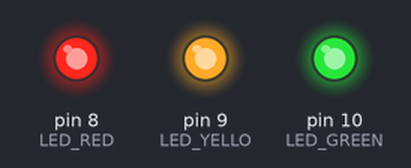
Bench run of a sketch on a simulated Arduino Uno, built with avr-gcc and run on an emulated ATmega328P. Parts: output pins drawn as LEDs (lit = HIGH).

Above: at 0.2 s.
At 1.7 s:
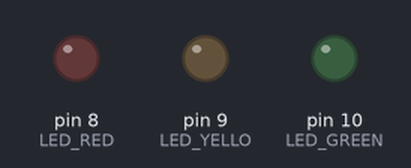
Timing chart, 0 to 3.0 s (numbered marks = the images above):
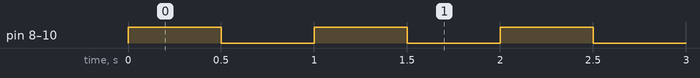

Measured:
- by itself, pin 8 (LED_RED), pin 9 (LED_YELLO), pin 10 (LED_GREEN): alternates HIGH for 0.50 s and LOW for 0.50 s

The sketch:

project.ino
```cpp
#define LED_RED 8
#define LED_YELLO 9
#define LED_GREEN 10

void setup() {
  pinMode(LED_RED, OUTPUT);
  pinMode(LED_YELLO, OUTPUT);
  pinMode(LED_GREEN, OUTPUT);
}

// the loop function runs over and over again forever
void loop() {
  digitalWrite(LED_RED, HIGH);  // turn the LED on (HIGH is the voltage level)
  digitalWrite(LED_YELLO, HIGH);  // turn the LED on (HIGH is the voltage level)
  digitalWrite(LED_GREEN, HIGH);  // turn the LED on (HIGH is the voltage level)
  delay(500);                      // wait for a second
  digitalWrite(LED_RED, LOW);   // turn the LED off by making the voltage LOW
  digitalWrite(LED_YELLO, LOW);   // turn the LED off by making the voltage LOW
  digitalWrite(LED_GREEN, LOW);   // turn the LED off by making the voltage LOW
  delay(500);                      // wait for a second
}
```
